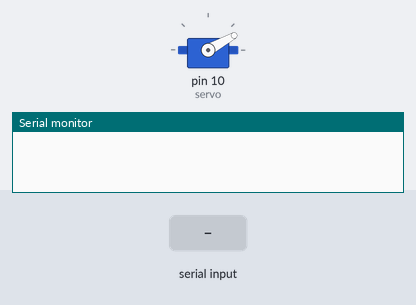
Bench run of a sketch on a simulated Arduino Mega 2560, built with avr-gcc and run on an emulated ATmega2560. Shown: servo, the last lines printed to the serial monitor. Inputs (shaded band) come from the test bench.

Above: at 0.7 s.
8.8 s: "5\n" received over the second serial link
At 9.9 s:
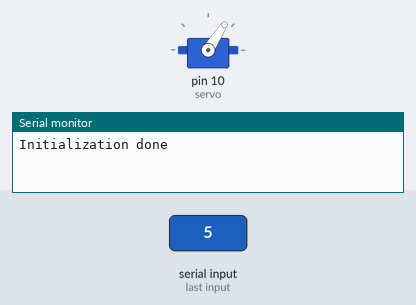
11.8 s: "90,45\n" received over Serial
14.8 s: "90,45\n" received over the second serial link
17.8 s: "30,150\n" received over Serial
At 20.1 s:
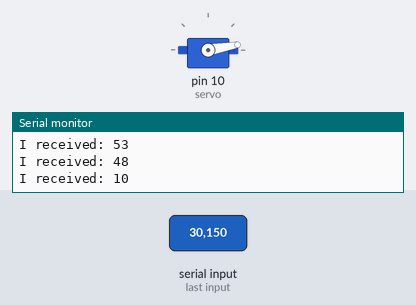
20.8 s: "30,150\n" received over the second serial link
At 22.5 s:
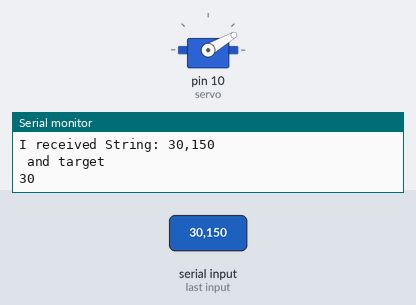
23.3 s: "90\n" received over the second serial link
At 25.8 s:
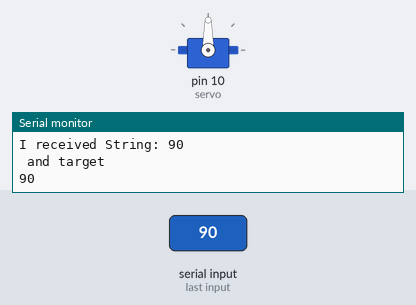
Timing chart, 0 to 27.3 s (numbered marks = the images above; inputs shaded):
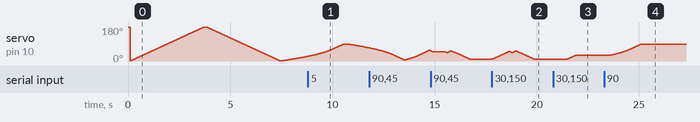

Measured:
- after the input at 20.8 s, servo on pin 10 (servo): moves from 10° to 30° over 0.38 s, starting after 0.70 s
- after the input at 23.3 s, servo on pin 10 (servo): moves from 30° to 90° over 1.5 s, starting after 0.30 s

The sketch:

NuevoRotar.ino
```cpp
#include <Servo.h>

Servo servo;
int posActual = 0;
int target = 90;
int minDelay = 20;
//Constante que se va a usar para la formula de la aceleracion en los espejos cuando se mueven hacia una persona
float K = 0.7; // entre mas cercano a 1 mas lenta la aceleracion


void setup() {
  Serial.begin(9600);
  Serial1.begin(9600);
  servo.attach(10);  // attaches the servo on pin 10 to the servo object
  initialize();
  posActual = servo.read();
}

void loop() {
  String recibido = "";
  //Bluetooth
  while (Serial1.available()) {
    delay(100);
    char c = Serial1.read();
    recibido += c;
  }

  if (recibido.length() > 0) {
    //Serial.println(recibido);
    int verificar = recibido.toInt();
    if (verificar > 0 && verificar < 180) {
      target = verificar;
      // say what you got:
      Serial.println("I received String: " + recibido + " and target ");
      Serial.println(target, DEC);
    }
  }

  // Esta parte es solo para intruducir angulos con el teclado.
  // Simplemente digite un caracter en el serial monitor
  // Se debe reemplazar por el angulo que se reciba del bluetooth
  if (Serial.available() > 0) {
    // read the incoming byte:
    target = Serial.read();
    // say what you got:
    Serial.print("I received: ");
    Serial.println(target, DEC);
  }

  if (posActual != target) {
    // A favor de las manecillas
    if (posActual < target) {
      rotatePositive(target);
    }
    // Contrario a las manecillas
    if (posActual > target) {
      rotateNegative(target);
    }
  }
  //printMonitor();
}

void rotatePositive(int target) {
  do {
    posActual ++;
    servo.write(posActual);
    int acel = aceleracionPositiva();
    delay(acel);
    //Serial.print("Aceleracion: ");
    // Serial.println(acel);
  } while (posActual < target);
}

void rotateNegative(int target) {
  do {
    posActual --;
    servo.write(posActual);
    int acel = aceleracionNegativa();
    delay(acel);
    // Serial.print("Aceleracion: ");
    // Serial.println(acel);
  } while (posActual > target);
}

//
int aceleracionPositiva() {
  int result = ((-K) * (posActual - target));
  if (result < minDelay) {
    result = minDelay;
  }
  return result;
}

int aceleracionNegativa() {
  int result = ((-K) * (target - posActual));
  if (result < minDelay) {
    result = minDelay;
  }
  return result;
}
//
void initialize() {
  servo.write(180);
  delay(100);
  for (int i = 0; i <= 180; i++) { // turn the servo all one way
    servo.write(i);
    delay(20);
  }
  delay(100);
  for (int i = 180; i > 0; i--) { // then the other
    servo.write(i);
    delay(20);
  }
  delay(100);
  Serial.println("Initialization done");
}
//
void printMonitor() {
  Serial.print("servo: ");
  Serial.println(posActual);
}
```
